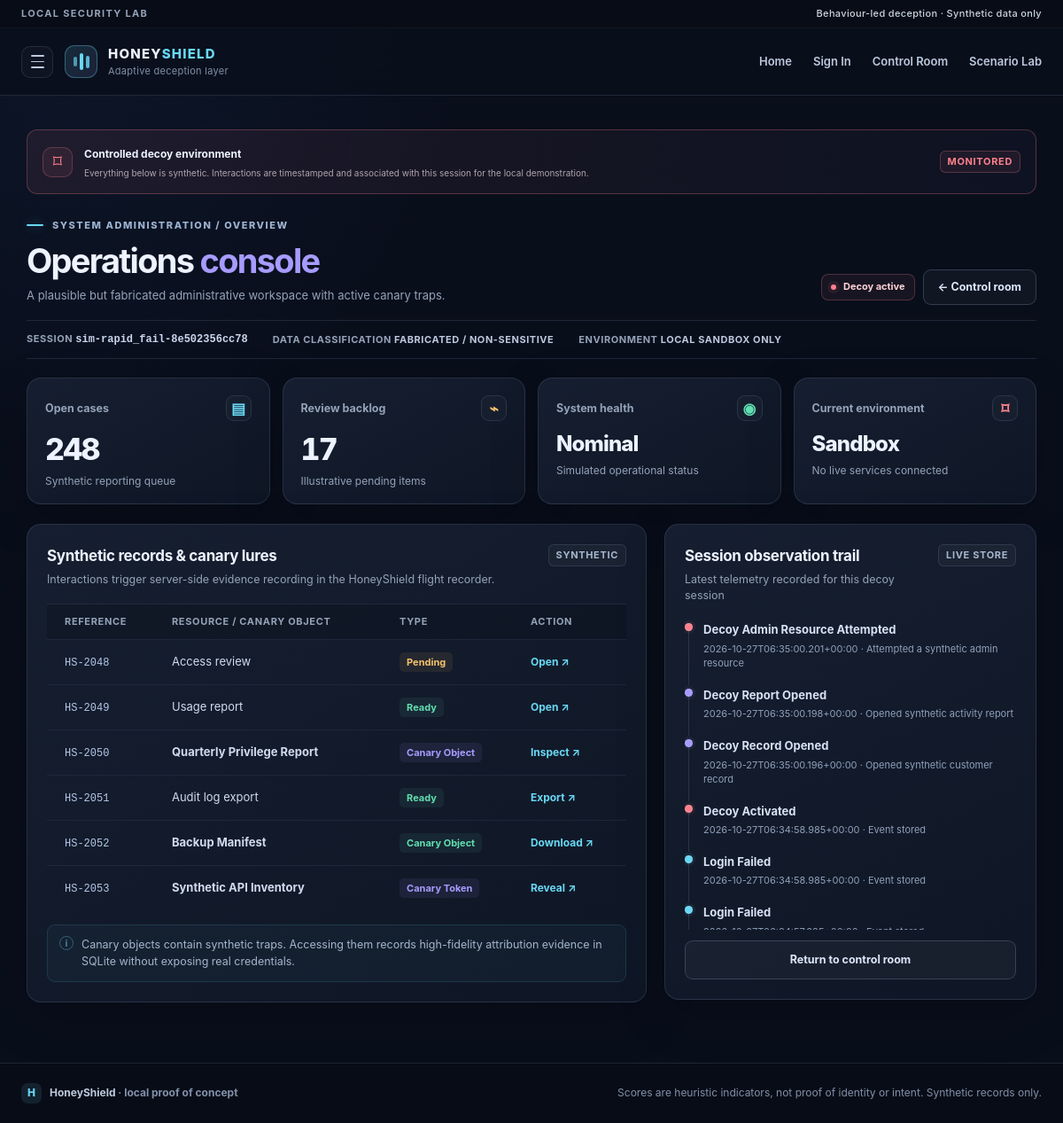
Page /admin/decoy/sim-rapid_fail-8e502356cc78 on the committed database.
### tables this page shows
CREATE TABLE events (
                id INTEGER PRIMARY KEY AUTOINCREMENT,
                session_key TEXT NOT NULL,
                event_at TEXT NOT NULL,
                event_type TEXT NOT NULL,
                interval_seconds REAL,
                username_fingerprint TEXT,
                details_json TEXT NOT NULL DEFAULT '{}', is_isolated INTEGER NOT NULL DEFAULT 0,
                FOREIGN KEY(session_key) REFERENCES sessions(session_key) ON DELETE CASCADE
            );

### app.py (the view)
    @app.get("/admin/decoy/<session_key>")
    def admin_decoy(session_key: str):
        state = get_session(session_key)
        if not state or not state["decoy_active"]:
            abort(404)
        return render_template(
            "decoy_dashboard.html",
            decoy_sid=session_key,
            is_admin_view=True,
            events=session_events(session_key),
        )

### app.py (called while the page is built)
def connect_database(path: str | Path) -> sqlite3.Connection:
    db_path = Path(path)
    db_path.parent.mkdir(parents=True, exist_ok=True)
    conn = sqlite3.connect(str(db_path), timeout=10)
    conn.row_factory = sqlite3.Row
    conn.execute("PRAGMA foreign_keys = ON")
    conn.execute("PRAGMA journal_mode = WAL")
    return conn

### templates/decoy_dashboard.html (shortened to what this page needs)
{% extends 'base.html' %}
{% block content %}
<div class="decoy-banner">
  <span class="decoy-banner-icon">⌑</span>
  <div>
    <strong>Controlled decoy environment</strong>
    <p>Everything below is synthetic. Interactions are timestamped and associated with this session for the local demonstration.</p>
  </div>
  <span class="panel-tag panel-tag-danger">MONITORED</span>
</div>
<div class="page-heading decoy-heading">
  <div>
    <div class="eyebrow"><span class="eyebrow-line"></span> SYSTEM ADMINISTRATION / OVERVIEW</div>
    <h1>Operations <span>console</span></h1>
    <p class="lead-sm">A plausible but fabricated administrative workspace with active canary traps.</p>
  </div>
  <div class="heading-actions">
    <span class="status-chip status-danger"><span class="status-dot"></span> Decoy active</span>
    {% if is_admin_view %}
    <a class="button button-secondary" href="{{ url_for('admin_dashboard') }}">← Control room</a>
    {% else %}
    <a class="button button-secondary" href="{{ url_for('admin_dashboard') }}">Control room ↗</a>
    <a class="button button-quiet" href="{{ url_for('logout') }}">Exit demo</a>
    {% endif %}
  </div>
</div>
<div class="decoy-meta-row">
  <span>SESSION <code>{{ decoy_sid }}</code></span>
  <span>DATA CLASSIFICATION <strong>FABRICATED / NON-SENSITIVE</strong></span>
  <span>ENVIRONMENT <strong>LOCAL SANDBOX ONLY</strong></span>
</div>
<section class="metric-grid">
  <article class="metric-card">
    <div class="metric-top"><span>Open cases</span><span class="metric-icon icon-cyan">▤</span></div>
    <div class="metric-value">248</div>
    <div class="metric-caption">Synthetic reporting queue</div>
  </article>
  <article class="metric-card">
    <div class="metric-top"><span>Review backlog</span><span class="metric-icon icon-amber">⌁</span></div>
    <div class="metric-value">17</div>
    <div class="metric-caption">Illustrative pending items</div>
  </article>
  <article class="metric-card">
    <div class="metric-top"><span>System health</span><span class="metric-icon icon-green">◉</span></div>
    <div class="metric-value value-text">Nominal</div>
    <div class="metric-caption">Simulated operational status</div>
  </article>
  <article class="metric-card">
    <div class="metric-top"><span>Current environment</span><span class="metric-icon icon-red">⌑</span></div>
    <div class="metric-value value-text">Sandbox</div>
    <div class="metric-caption">No live services connected</div>
  </article>
</section>
<section class="content-grid two-col-grid">
  <article class="panel">
    <div class="panel-heading">
      <div>
        <h2>Synthetic records & canary lures</h2>
        <p>Interactions trigger server-side evidence recording in the HoneyShield flight recorder.</p>
      </div>
      <span class="panel-tag">SYNTHETIC</span>
    </div>
    <div class="table-wrap">
      <table class="data-table">
        <thead>
          <tr>
            <th>Reference</th>
            <th>Resource / Canary Object</th>
            <th>Type</th>
            <th>Action</th>
          </tr>
        </thead>
        <tbody>
          <tr>
            <td><code>HS-2048</code></td>
            <td>Access review</td>
            <td><span class="table-status status-pending">Pending</span></td>
            <td>
              <form method="post" action="{% if is_admin_view %}{{ url_for('admin_decoy_action', session_key=decoy_sid) }}{% else %}{{ url_for('decoy_action') }}{% endif %}">
                <button class="table-action" type="submit">Open ↗</button>
              </form>
            </td>
          </tr>
          <tr>
            <td><code>HS-2049</code></td>
            <td>Usage report</td>
            <td><span class="table-status status-ready">Ready</span></td>
            <td>
              <form method="post" action="{% if is_admin_view %}{{ url_for('admin_decoy_action', session_key=decoy_sid) }}{% else %}{{ url_for('decoy_action') }}{% endif %}">
                <button class="table-action" type="submit">Open ↗</button>
              </form>
            </td>
          </tr>
          <tr>
            <td><code>HS-2050</code></td>
            <td><strong>Quarterly Privilege Report</strong></td>
            <td><span class="table-status status-review">Canary Object</span></td>
            <td>
              <form method="post" action="{% if is_admin_view %}{{ url_for('admin_decoy_action', session_key=decoy_sid) }}{% else %}{{ url_for('decoy_action') }}{% endif %}">
                <button class="table-action" type="submit">Inspect ↗</button>
              </form>
            </td>
          </tr>
          <tr>
            <td><code>HS-2051</code></td>
            <td>Audit log export</td>
            <td><span class="table-status status-ready">Ready</span></td>
            <td>
              <form method="post" action="{% if is_admin_view %}{{ url_for('admin_decoy_action', session_key=decoy_sid) }}{% else %}{{ url_for('decoy_action') }}{% endif %}">
                <button class="table-action" type="submit">Export ↗</button>
              </form>
            </td>
          </tr>
          <tr>
            <td><code>HS-2052</code></td>
            <td><strong>Backup Manifest</strong></td>
            <td><span class="table-status status-ready">Canary Object</span></td>
            <td>
              <form method="post" action="{% if is_admin_view %}{{ url_for('admin_decoy_action', session_key=decoy_sid) }}{% else %}{{ url_for('decoy_action') }}{% endif %}">
                <button class="table-action" type="submit">Download ↗</button>
              </form>
            </td>
          </tr>
          <tr>
            <td><code>HS-2053</code></td>
            <td><strong>Synthetic API Inventory</strong></td>
            <td><span class="table-status status-review">Canary Token</span></td>
            <td>
              <form method="post" action="{% if is_admin_view %}{{ url_for('admin_decoy_action', session_key=decoy_sid) }}{% else %}{{ url_for('decoy_action') }}{% endif %}">
                <button class="table-action" type="submit">Reveal ↗</button>
              </form>
            </td>
          </tr>
        </tbody>
      </table>
    </div>
    <div class="panel-note">
      <span>i</span>
      <p>Canary objects contain synthetic traps. Accessing them records high-fidelity attribution evidence in SQLite without exposing real credentials.</p>
    </div>
  </article>
  <article class="panel">
    <div class="panel-heading">
      <div>
        <h2>Session observation trail</h2>
        <p>Latest telemetry recorded for this decoy session</p>
      </div>
      <span class="panel-tag">LIVE STORE</span>
    </div>
    {% if events %}
    <div class="event-timeline compact-timeline">
      {% for event in events[:8] %}
      <div class="timeline-item">
        <span class="timeline-dot {% if 'activated' in event.event_type or 'admin' in event.event_type %}dot-danger{% elif 'canary' in event.event_type or 'decoy' in event.event_type %}dot-violet{% else %}dot-cyan{% endif %}"></span>
        <div class="timeline-body">
          <strong>{{ event.event_type|replace('_',' ')|title }}</strong>
          <small>{{ event.event_at }} · {{ event.details.get('label', event.details.get('outcome', 'Event stored')) }}</small>
        </div>
      </div>
      {% endfor %}
    </div>
    {% else %}
    <div class="empty-state">
      <span>⌁</span>
      <strong>No events yet</strong>
      <p>Choose a synthetic record to create the first interaction.</p>
    </div>
    {% endif %}
    {% if is_admin_view %}
    <a class="button button-secondary button-wide" href="{{ url_for('admin_dashboard') }}">Return to control room</a>
    {% else %}
    <p class="small-note">This experience is intentionally synthetic. All activities are isolated to this session.</p>
    {% endif %}
  </article>
</section>
{% endblock %}

### templates/base.html (shortened to what this page needs)
<!doctype html>
<html lang="en">
<head>
  <link rel="stylesheet" href="{{ url_for('static', filename='css/style.css') }}">
</head>
<body>
  <div class="top-strip"><span>LOCAL SECURITY LAB</span><span>Behaviour-led deception · Synthetic data only</span></div>
  <header class="site-header">
    <div class="header-brand-group">
      <button class="menu-toggle" id="menuToggle" type="button" aria-label="Open navigation menu" aria-controls="navDrawer" aria-expanded="false">
        <span></span><span></span><span></span>
      </button>
      <a class="brand" href="{{ url_for('landing') }}" aria-label="HoneyShield home">
        <span class="brand-mark" aria-hidden="true"><span></span><span></span><span></span></span>
        <span class="brand-copy"><strong>HONEY<span>SHIELD</span></strong><small>Adaptive deception layer</small></span>
      </a>
    </div>
    <nav class="header-nav" aria-label="Main navigation">
      <a href="{{ url_for('landing') }}" {% if request.endpoint == 'landing' %}aria-current="page"{% endif %}>Home</a>
      {% if is_authenticated %}
        <a href="{{ url_for('user_dashboard') }}" {% if request.endpoint == 'user_dashboard' %}aria-current="page"{% endif %}>My Workspace</a>
      {% else %}
        <a href="{{ url_for('login') }}" {% if request.endpoint == 'login' %}aria-current="page"{% endif %}>Sign In</a>
      {% endif %}
      <a href="{{ url_for('admin_dashboard') }}" {% if request.endpoint in ('admin_dashboard', 'admin_decoy') %}aria-current="page"{% endif %}>Control Room</a>
      <a href="{{ url_for('scenario_lab') }}" {% if request.endpoint == 'scenario_lab' %}aria-current="page"{% endif %}>Scenario Lab</a>
    </nav>
  </header>
  <main id="main-content" class="page-shell {% block shell_class %}{% endblock %}">
    {% block content %}{% endblock %}
  </main>
  <footer class="site-footer">
    <div><span class="footer-mark">H</span><span>HoneyShield <span class="muted">· local proof of concept</span></span></div>
    <p>Scores are heuristic indicators, not proof of identity or intent. Synthetic records only.</p>
  </footer>
</body>
</html>

### rows in the picture
events: event_type "Decoy Admin Resource Attempted", event_at "2026-10-27T06:35:00.201+00:00", details.get "Attempted a synthetic admin resource"
events: event_type "Decoy Report Opened", event_at "2026-10-27T06:35:00.198+00:00", details.get "Opened synthetic activity report"
events: event_type "Decoy Record Opened", event_at "2026-10-27T06:35:00.196+00:00", details.get "Opened synthetic customer record"
events: event_type "Decoy Activated", event_at "2026-10-27T06:34:58.985+00:00", details.get "Event stored"
events: event_type "Login Failed", event_at "2026-10-27T06:34:58.985+00:00", details.get "Event stored"
events: event_type "Login Failed"

### other values in the picture
{{ decoy_sid }} "sim-rapid_fail-8e502356cc78"
